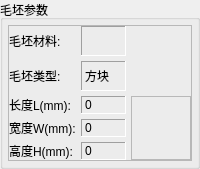
             <widget class="QGroupBox" name="groupBox_2">
              <property name="styleSheet">
               <string notr="true"/>
              </property>
              <property name="title">
               <string>毛坯参数</string>
              </property>
              <layout class="QHBoxLayout" name="horizontalLayout_9">
               <property name="spacing">
                <number>0</number>
               </property>
               <property name="leftMargin">
                <number>5</number>
               </property>
               <property name="topMargin">
                <number>5</number>
               </property>
               <property name="rightMargin">
                <number>5</number>
               </property>
               <property name="bottomMargin">
                <number>5</number>
               </property>
               <item>
                <widget class="QFrame" name="frame_3">
                 <property name="frameShape">
                  <enum>QFrame::StyledPanel</enum>
                 </property>
                 <property name="frameShadow">
                  <enum>QFrame::Raised</enum>
                 </property>
                 <layout class="QVBoxLayout" name="verticalLayout_6">
                  <property name="leftMargin">
                   <number>0</number>
                  </property>
                  <property name="topMargin">
                   <number>0</number>
                  </property>
                  <property name="rightMargin">
                   <number>0</number>
                  </property>
                  <property name="bottomMargin">
                   <number>0</number>
                  </property>
                  <item>
                   <layout class="QGridLayout" name="gridLayout" columnstretch="3,3,4">
                    <property name="spacing">
                     <number>5</number>
                    </property>
                    <item row="2" column="1">
                     <widget class="QLabel" name="blankLengthValue">
                      <property name="maximumSize">
                       <size>
                        <width>16777215</width>
                        <height>30</height>
                       </size>
                      </property>
                      <property name="frameShape">
                       <enum>QFrame::Panel</enum>
                      </property>
                      <property name="frameShadow">
                       <enum>QFrame::Sunken</enum>
                      </property>
                      <property name="text">
                       <string>0</string>
                      </property>
                     </widget>
                    </item>
                    <item row="0" column="0">
                     <widget class="QLabel" name="label_3">
                      <property name="text">
                       <string>毛坯材料:</string>
                      </property>
                     </widget>
                    </item>
                    <item row="0" column="1">
                     <widget class="QLabel" name="blankMaterialValue">
                      <property name="sizePolicy">
                       <sizepolicy hsizetype="Preferred" vsizetype="Preferred">
                        <horstretch>0</horstretch>
                        <verstretch>0</verstretch>
                       </sizepolicy>
                      </property>
                      <property name="minimumSize">
                       <size>
                        <width>0</width>
                        <height>30</height>
                       </size>
                      </property>
                      <property name="maximumSize">
                       <size>
                        <width>16777215</width>
                        <height>30</height>
                       </size>
                      </property>
                      <property name="frameShape">
                       <enum>QFrame::Panel</enum>
                      </property>
                      <property name="frameShadow">
                       <enum>QFrame::Sunken</enum>
                      </property>
                      <property name="text">
                       <string/>
                      </property>
                      <property name="scaledContents">
                       <bool>true</bool>
                      </property>
                     </widget>
                    </item>
                    <item row="1" column="0">
                     <widget class="QLabel" name="label_4">
                      <property name="text">
                       <string>毛坯类型:</string>
                      </property>
                     </widget>
                    </item>
                    <item row="3" column="0">
                     <widget class="QLabel" name="label_6">
                      <property name="text">
                       <string>宽度W(mm):</string>
                      </property>
                     </widget>
                    </item>
                    <item row="2" column="0">
                     <widget class="QLabel" name="label_5">
                      <property name="text">
                       <string>长度L(mm):</string>
                      </property>
                     </widget>
                    </item>
                    <item row="1" column="1">
                     <widget class="QLabel" name="blankTypeValue">
                      <property name="minimumSize">
                       <size>
                        <width>0</width>
                        <height>30</height>
                       </size>
                      </property>
                      <property name="maximumSize">
                       <size>
                        <width>16777215</width>
                        <height>30</height>
                       </size>
                      </property>
                      <property name="frameShape">
                       <enum>QFrame::Panel</enum>
                      </property>
                      <property name="frameShadow">
                       <enum>QFrame::Sunken</enum>
                      </property>
                      <property name="text">
                       <string>方块</string>
                      </property>
                     </widget>
                    </item>
                    <item row="4" column="1">
                     <widget class="QLabel" name="blankHeightValue">
                      <property name="maximumSize">
                       <size>
                        <width>16777215</width>
                        <height>30</height>
                       </size>
                      </property>
                      <property name="frameShape">
                       <enum>QFrame::Panel</enum>
                      </property>
                      <property name="frameShadow">
                       <enum>QFrame::Sunken</enum>
                      </property>
                      <property name="text">
                       <string>0</string>
                      </property>
                     </widget>
                    </item>
                    <item row="4" column="0">
                     <widget class="QLabel" name="label_7">
                      <property name="text">
                       <string>高度H(mm):</string>
                      </property>
                     </widget>
                    </item>
                    <item row="2" column="2" rowspan="3">
                     <widget class="QFrame" name="blankSizePic">
                      <property name="autoFillBackground">
                       <bool>false</bool>
                      </property>
                      <property name="styleSheet">
                       <string notr="true">background-image:&quot;:/STEPNCMaster/images/workBlankSize.png&quot;;</string>
                      </property>
                      <property name="frameShape">
                       <enum>QFrame::StyledPanel</enum>
                      </property>
                      <property name="frameShadow">
                       <enum>QFrame::Raised</enum>
                      </property>
                      <layout class="QVBoxLayout" name="verticalLayout_7">
                       <property name="spacing">
                        <number>0</number>
                       </property>
                       <property name="leftMargin">
                        <number>0</number>
                       </property>
                       <property name="topMargin">
                        <number>0</number>
                       </property>
                       <property name="rightMargin">
                        <number>0</number>
                       </property>
                       <property name="bottomMargin">
                        <number>0</number>
                       </property>
                       <item>
                        <widget class="QLabel" name="label_13">
                         <property name="text">
                          <string/>
                         </property>
                         <property name="pixmap">
                          <pixmap resource="STEPNCMaster.qrc">:/STEPNCMaster/images/workBlankSize.png</pixmap>
                         </property>
                         <property name="scaledContents">
                          <bool>true</bool>
                         </property>
                         <property name="alignment">
                          <set>Qt::AlignCenter</set>
                         </property>
                         <property name="margin">
                          <number>2</number>
                         </property>
                        </widget>
                       </item>
                      </layout>
                     </widget>
                    </item>
                    <item row="3" column="1">
                     <widget class="QLabel" name="blankWidthValue">
                      <property name="maximumSize">
                       <size>
                        <width>16777215</width>
                        <height>30</height>
                       </size>
                      </property>
                      <property name="frameShape">
                       <enum>QFrame::Panel</enum>
                      </property>
                      <property name="frameShadow">
                       <enum>QFrame::Sunken</enum>
                      </property>
                      <property name="text">
                       <string>0</string>
                      </property>
                     </widget>
                    </item>
                   </layout>
                  </item>
                 </layout>
                </widget>
               </item>
              </layout>
             </widget>
